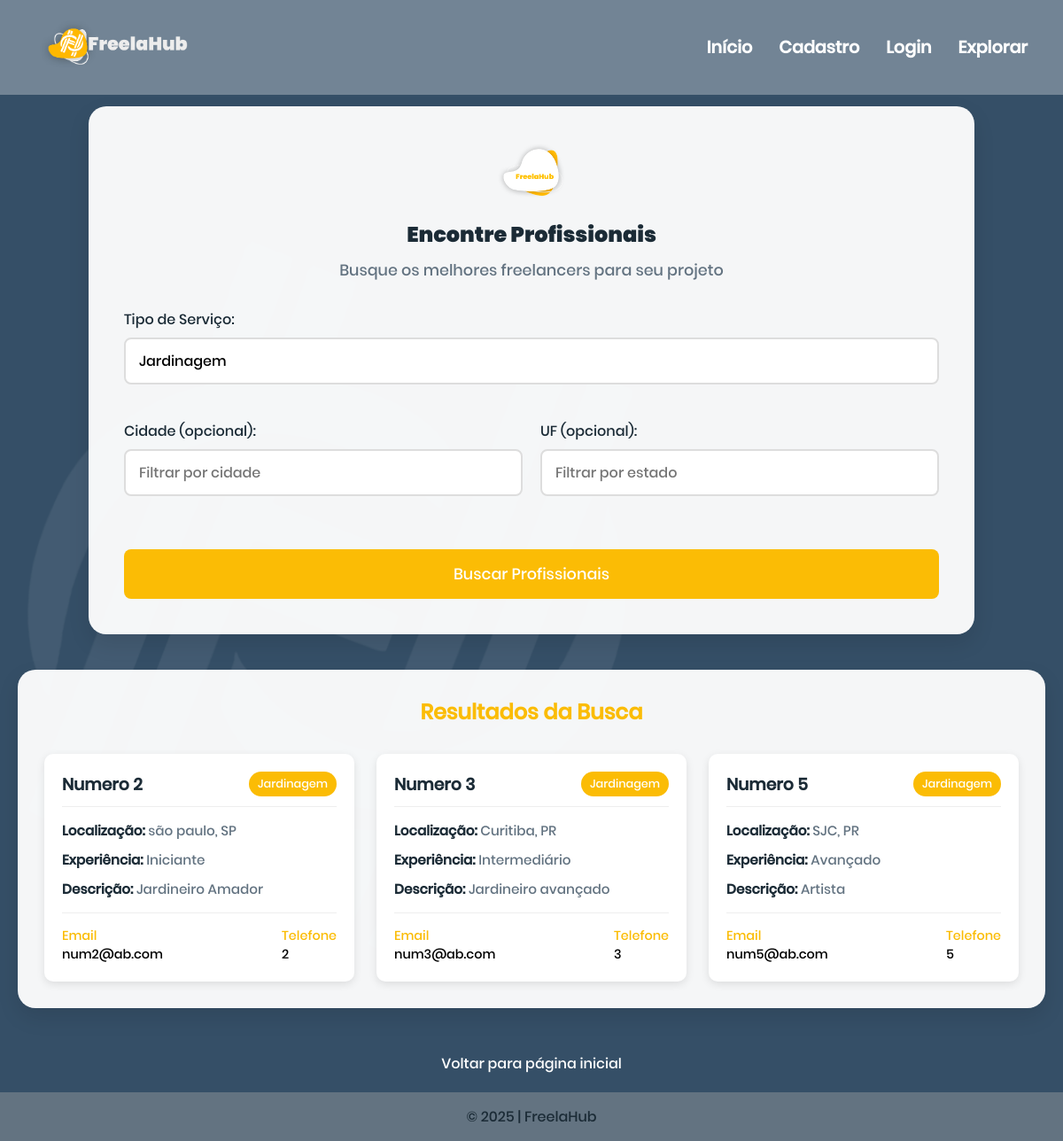
The page /public/consultar.php?servico=Jardinagem on the database its author committed.
### tables this page shows
CREATE TABLE IF NOT EXISTS `usuario` (
  `id` int NOT NULL AUTO_INCREMENT,
  `u_email` varchar(100) NOT NULL,
  `u_senha` varchar(128) NOT NULL,
  `u_nome` varchar(80) NOT NULL,
  `u_dt_nascimento` date NOT NULL,
  `u_cidade` varchar(80) DEFAULT NULL,
  `u_uf` varchar(2) DEFAULT NULL,
  `p_id_perfil` int UNSIGNED DEFAULT NULL,
  PRIMARY KEY (`id`),
  UNIQUE KEY `u_email` (`u_email`),
  KEY `fk_usuario_perfil` (`p_id_perfil`),
  CONSTRAINT `fk_usuario_perfil` FOREIGN KEY (`p_id_perfil`) 
    REFERENCES `perfil` (`id`) 
    ON DELETE RESTRICT
    ON UPDATE RESTRICT
);

CREATE TABLE IF NOT EXISTS `perfil` (
  `id` int UNSIGNED NOT NULL AUTO_INCREMENT,
  `p_telefone` varchar(25) NOT NULL,
  `p_tipo_servico` varchar(80) NOT NULL,
  `p_experiencia` varchar(25) NOT NULL,
  `p_descricao` varchar(255) NOT NULL,
  PRIMARY KEY (`id`),
  UNIQUE KEY `p_telefone` (`p_telefone`)
);

### classes/Crud.php (called while the page is built, shortened)
<?php
class Crud {
    protected $conn;
    public function __construct() {
        $this->conn = new mysqli(DB_HOST, DB_USER, DB_PASSWORD, DB_NAME);
        $this->conn->set_charset("utf8");
    }
    public function selectWithJoin($table, $join, $columns = '*', $conditions = [], $limit = null, $partialMatch = false) {
    $sql = "SELECT $columns FROM $table $join";
    $params = [];
    $types = "";
    $whereClauses = [];
    if (!empty($conditions)) {
        foreach ($conditions as $key => $value) {
            if ($partialMatch) {
                $whereClauses[] = "$key LIKE ?";
                $params[] = "%$value%";
                $types .= 's';
            } else {
                $whereClauses[] = "$key = ?";
                $params[] = "$value";
                $types .= is_int($value) ? 'i' : (is_double($value) ? 'd' : 's');
            }
        }
        $sql .= " WHERE " . implode(" AND ", $whereClauses);
    }
    $stmt = $this->conn->prepare($sql);
    if (!empty($params)) {
        $stmt->bind_param($types, ...$params);
    }
    if (!$stmt->execute()) {
        throw new Exception("Erro ao executar query: " . $stmt->error);
    }
    return $stmt->get_result()->fetch_all(MYSQLI_ASSOC);
}
}

### classes/Explorador.php (called while the page is built, shortened)
<?php
class Explorador {
    private $crud;
    public function __construct() {
        $this->crud = new Crud();
    }
public function buscarPorServico($tipoServico, $cidade = null, $uf = null) {
    $conditions = ['perfil.p_tipo_servico' => $tipoServico];
    $join = "INNER JOIN usuario ON perfil.id = usuario.p_id_perfil ";
    $columns = "perfil.id, perfil.p_tipo_servico, perfil.p_experiencia,
                perfil.p_descricao, usuario.u_nome, usuario.u_cidade, usuario.u_uf,
                perfil.p_telefone,usuario.u_email";
    return $this->crud->selectWithJoin(
        'perfil',
        $join,
        $columns,
        $conditions,
        null,
        true
    );
}
}

### public/consultar.php (the view, shortened to what this page needs)
<?php
require_once __DIR__ . '/../classes/Explorador.php';
$resultados = [];
if ($_SERVER['REQUEST_METHOD'] === 'GET' && isset($_GET['servico'])) {
    $explorador = new Explorador();
    $servico = $_GET['servico'] ?? '';
    $cidade = $_GET['cidade'] ?? '';
    $uf = $_GET['uf'] ?? '';
    $resultados = $explorador->buscarPorServico($servico, $cidade, $uf);
}
?>
<!DOCTYPE html>
<html lang="pt-BR">
<head>
    <link rel="stylesheet" href="../public/css/style.css" />
</head>
<body>
    <nav class="navbar">
        <div class="logo-02">
            <img src="../public/images/logo02.png" alt="Logo FreelaHub" />
        </div>
        <ul class="nav-links">
            <li><a href="../index.html">Início</a></li>
            <li><a href="cadastro.php">Cadastro</a></li>
            <li><a href="login.php">Login</a></li>
            <li><a href="consultar.php">Explorar</a></li>
        </ul>
    </nav>
    <section class="search-container">
        <div class="search-box">
            <div class="search-header">
                <img src="../public/images/logo03.png" alt="FreelaHub Logo">
                <h1>Encontre Profissionais</h1>
                <p>Busque os melhores freelancers para seu projeto</p>
            </div>
            <div class="search-form">
                <form method="GET" action="consultar.php">
                    <div class="form-row">
                        <div class="form-group">
                            <label for="servico">Tipo de Serviço:</label>
                            <input type="text" name="servico" id="servico"
                                   placeholder="Ex: Pintura, Design, Desenvolvimento"
                                   value="<?= htmlspecialchars($_GET['servico'] ?? '') ?>">
                        </div>
                    </div>
                    <div class="form-row">
                        <div class="form-group">
                            <label for="cidade">Cidade (opcional):</label>
                            <input type="text" name="cidade" id="cidade"
                                   placeholder="Filtrar por cidade"
                                   value="<?= htmlspecialchars($_GET['cidade'] ?? '') ?>">
                        </div>
                        <div class="form-group">
                            <label for="uf">UF (opcional):</label>
                            <input type="text" name="uf" id="uf"
                                   placeholder="Filtrar por estado" maxlength="2"
                                   value="<?= htmlspecialchars($_GET['uf'] ?? '') ?>">
                        </div>
                    </div>
                    <button type="submit" class="search-button">Buscar Profissionais</button>
                </form>
            </div>
        </div>
        <?php if (!empty($resultados)): ?>
            <div class="results-box">
                <h2>Resultados da Busca</h2>
                <div class="professionals-grid">
                    <?php foreach ($resultados as $perfil): ?>
                        <div class="professional-card">
                            <div class="card-header">
                                <h3><?= htmlspecialchars($perfil['u_nome'] ?? '') ?></h3>
                                <span class="service-tag"><?= htmlspecialchars($perfil['p_tipo_servico'] ?? '') ?></span>
                            </div>
                            <div class="card-body">
                                <p><strong>Localização:</strong>
                                    <?= htmlspecialchars($perfil['u_cidade'] ?? '') ?>,
                                    <?= htmlspecialchars($perfil['u_uf'] ?? '') ?>
                                </p>
                                <p><strong>Experiência:</strong>
                                    <?= htmlspecialchars($perfil['p_experiencia'] ?? '') ?>
                                </p>
                                <p><strong>Descrição:</strong>
                                    <?= htmlspecialchars($perfil['p_descricao'] ?? '') ?>
                                </p>
                            </div>
                            <div class="card-footer">
                                <a href="mailto:<?= htmlspecialchars($perfil['u_email'] ?? '') ?>" class="contact-link">
                                    <i class="fas fa-envelope"></i> Email
                                    <?="<p style='color:black'>".$perfil['u_email']."</p>"?>
                                </a>
                                <a href="tel:<?= htmlspecialchars($perfil['p_telefone'] ?? '') ?>" class="contact-link">
                                    <i class="fas fa-phone"></i> Telefone
                                    <?="<p style='color:black'>".$perfil['p_telefone']."</p>"?>
                                </a>
                            </div>
                        </div>
                    <?php endforeach; ?>
                </div>
            </div>
        <?php endif; ?>
        <div class="home-link">
            <a href="../index.html">Voltar para página inicial</a>
        </div>
    </section>
    <footer class="site-footer">
        <p> © 2025 | FreelaHub</p>
    </footer>
</body>
</html>

### public/css/style.css (style rules this page uses)
* { margin: 0; padding: 0; box-sizing: border-box; }
body { margin: 0; padding: 0; font-family: 'Poppins-Medium', sans-serif; color: #1b2b36; background-color: white; overflow-x: hidden; }
.navbar { position: fixed; display: flex; top: 0; left: 0; width: 100%; padding: 20px 40px; background-color: rgba(255, 255, 255, 0.3); justify-content: space-between; align-items: center; z-index: 1000; }
.nav-links { display: flex; gap: 30px; list-style: none; }
.nav-links a { color: white; text-decoration: none; font-weight: bold; font-size: 1.2rem; font-family: 'Poppins-Medium', sans-serif; }
.logo-02 img { height: 60px; }
.site-footer { display: flex; align-items: center; justify-content: center; background-color: #637381; font-family: 'Poppins-Medium', sans-serif; font-size: 1rem; color: #1b2b36; text-align: center; padding: 15px 15px; }
.form-group { margin-bottom: 20px; }
.form-group label { display: block; margin-bottom: 8px; font-family: 'Poppins-Medium', sans-serif; color: #1b2b36; }
.form-group input { width: 100%; padding: 12px 15px; border: 2px solid #ddd; border-radius: 8px; font-size: 1rem; transition: border-color 0.3s; font-family: 'Poppins-Medium', sans-serif; }
.home-link { display: inline-block; margin-top: 10px; }
.form-row { display: flex; gap: 20px; margin-bottom: 20px; }
.form-row .form-group { flex: 1; }
.form-group input, .form-group select, .form-group textarea { width: 100%; padding: 12px 15px; border: 2px solid #ddd; border-radius: 8px; font-size: 1rem; font-family: 'Poppins-Medium', sans-serif; transition: all 0.3s; }
.search-container { display: flex; flex-direction: column; align-items: center; background-image: url('../images/backgroundh2.png'); background-size: cover; background-position: center; padding: 20px; padding-top: 120px; min-height: 100vh; box-sizing: border-box; }
.search-box { background-color: rgba(255, 255, 255, 0.95); border-radius: 20px; padding: 40px; width: 100%; max-width: 1000px; box-shadow: 0 10px 25px rgba(0, 0, 0, 0.1); margin-bottom: 40px; }
.search-header { text-align: center; margin-bottom: 30px; }
.search-header img { width: 80px; height: auto; margin-bottom: 15px; }
.search-header h1 { font-family: 'Poppins-Black', sans-serif; color: #1b2b36; margin-bottom: 10px; }
.search-header p { color: #637381; font-size: 1.1rem; }
.search-button { width: 100%; padding: 15px; background-color: #fbbc05; color: white; border: none; border-radius: 8px; font-family: 'Poppins-Medium', sans-serif; font-size: 1.1rem; cursor: pointer; transition: all 0.3s; margin-top: 20px; }
.results-box { background-color: rgba(255, 255, 255, 0.95); border-radius: 20px; padding: 30px; width: 100%; max-width: 1200px; box-shadow: 0 10px 25px rgba(0, 0, 0, 0.1); margin-bottom: 30px; }
.results-box h2 { font-family: 'Poppins-Medium', sans-serif; color: #fbbc05; text-align: center; margin-bottom: 30px; }
.professionals-grid { display: grid; grid-template-columns: repeat(auto-fill, minmax(300px, 1fr)); gap: 25px; }
.professional-card { background-color: white; border-radius: 10px; padding: 20px; box-shadow: 0 3px 10px rgba(0, 0, 0, 0.1); transition: transform 0.3s; }
.card-header { display: flex; justify-content: space-between; align-items: center; margin-bottom: 15px; border-bottom: 1px solid #eee; padding-bottom: 10px; }
.card-header h3 { font-family: 'Poppins-Medium', sans-serif; color: #1b2b36; margin: 0; }
.service-tag { background-color: #fbbc05; color: white; padding: 5px 10px; border-radius: 20px; font-size: 0.8rem; font-family: 'Poppins-Medium', sans-serif; }
.card-body p { margin: 10px 0; color: #637381; font-size: 0.95rem; }
.card-body strong { color: #1b2b36; }
.card-footer { display: flex; justify-content: space-between; margin-top: 15px; padding-top: 15px; border-top: 1px solid #eee; }
.contact-link { color: #fbbc05; text-decoration: none; font-family: 'Poppins-Medium', sans-serif; font-size: 0.9rem; transition: color 0.3s; }
.home-link { text-align: center; margin-top: 20px; }
.home-link a { color: white; text-decoration: none; font-family: 'Poppins-Medium', sans-serif; transition: color 0.3s; }

### rows shown on the page
usuario: u_nome "Numero 2", p_id_perfil.p_tipo_servico "Jardinagem", u_cidade "são paulo", u_uf "SP", p_id_perfil.p_experiencia "Iniciante", p_id_perfil.p_descricao "Jardineiro Amador", u_email "num2@ab.com", p_id_perfil.p_telefone "2"
usuario: u_nome "Numero 3", p_id_perfil.p_tipo_servico "Jardinagem", u_cidade "Curitiba", u_uf "PR", p_id_perfil.p_experiencia "Intermediário", p_id_perfil.p_descricao "Jardineiro avançado", u_email "num3@ab.com", p_id_perfil.p_telefone "3"
usuario: u_nome "Numero 5", p_id_perfil.p_tipo_servico "Jardinagem", u_cidade "SJC", u_uf "PR", p_id_perfil.p_experiencia "Avançado", p_id_perfil.p_descricao "Artista", u_email "num5@ab.com", p_id_perfil.p_telefone "5"
